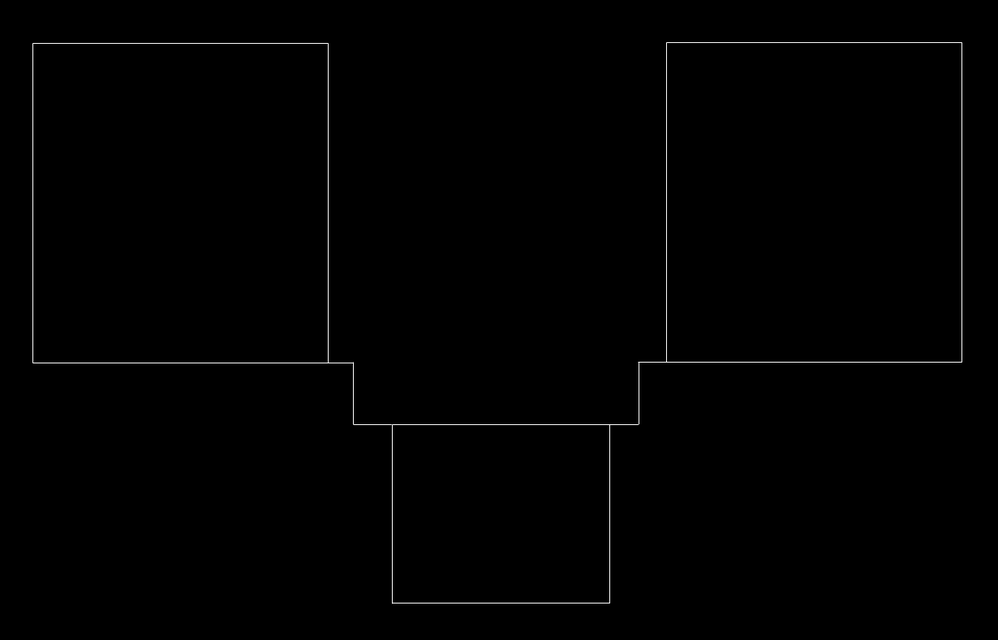
%> input picture sample_map.png, 998 x 640 px, shrunk from 1230 x 789 before the run
$ octave TrackDelivery.m   (GNU Octave 9; MATLAB toolbox functions it lacks are replaced by stand-ins)
%> lines starting %> are read from the running program, lines starting %| are printed output that depends on the picture; in (x1, y1, x2, y2) boxes, pixels count from 0 and x2, y2 are one past the last pixel; in counts of white or black regions, pixels touching at a corner belong together; the program's own positions count from 1
% The main of delivery processing
% Here first the coorindates of delivery man, restaurant and destination
% are provided and it calls a single function to track delivery man for both parts of the journey:
% 1. DeliveryManToRestuarant
% 2. RestaurantToDestination

% Reading two maps of the city, one for display, other (black and white) for processing
mapToProcess = imread('sample_map.png');
%> mapToProcess is the input picture: size 640x998x3 uint8; min 0, max 238, mean 1.3
[mapOfCity, colorOfMap] = imread('city_map.png');
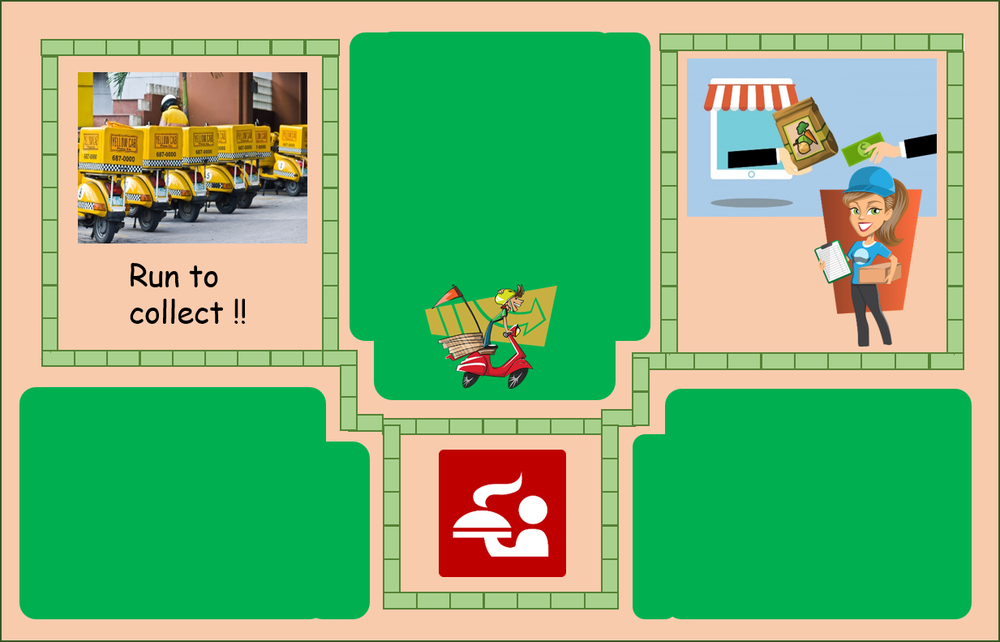
%> input picture city_map.png, 1000 x 642 px, shrunk from 1233 x 791 before the run
%> mapOfCity is the input picture: size 642x1000x3 uint8; mean R, G, B 124.1, 178.4, 120.6
%> colorOfMap = []
TrajectoryMap = im2bw(mat2gray(mapToProcess), 0.1);
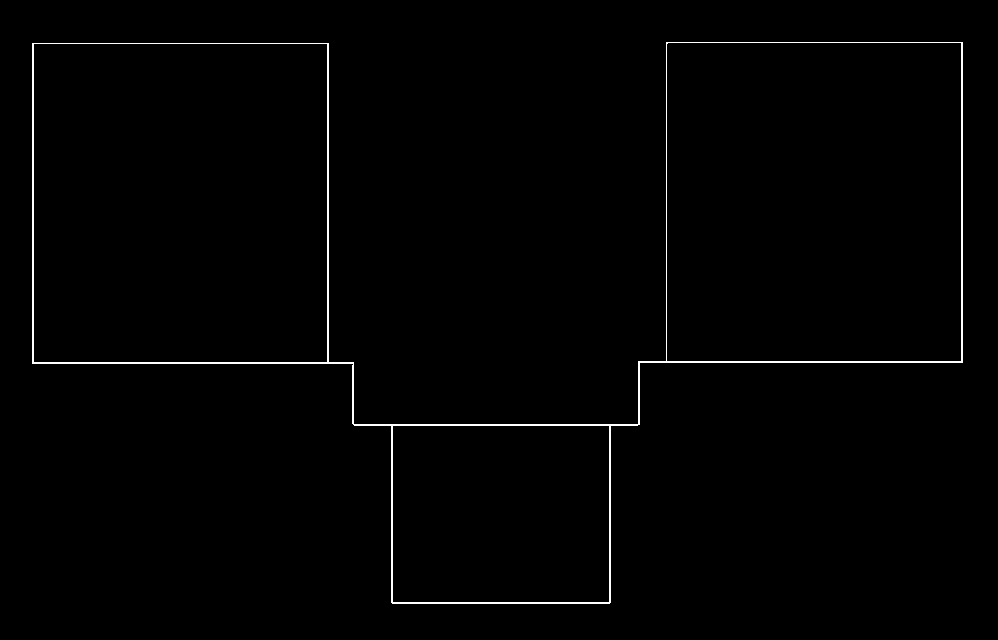
%> TrajectoryMap: size 640x998 logical; 0.95% white in thin lines or dots, all inside (x1, y1, x2, y2) = (32, 42, 963, 604)
[rowsBP, columnsBP] = find(TrajectoryMap);
%> rowsBP = 6069 values from 43 to 604; columnsBP = 6069 values from 33 to 963

% 1. Here we pass the coorindates of delivery man, restaurant and the map to tracking
% function
%> (the run ends here)
